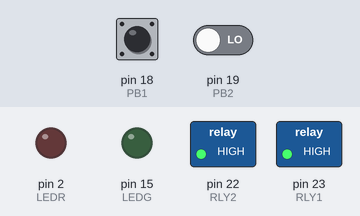
Recording of a sketch running on a simulated Arduino Mega 2560, built for the host (arithmetic inside an expression is 32-bit, double 64-bit). Parts: switched loads named in the sketch (green lamp = pin HIGH), output pins drawn as LEDs (lit = HIGH). The inputs (shaded band) are chosen by the test bench; at power-on: pin 18 (PB1) HIGH, pin 19 (PB2) LOW.

Above: at 1.2 s.
1.3 s: pin 18 (PB1) pulled LOW for 0.15 s
At 1.37 s:
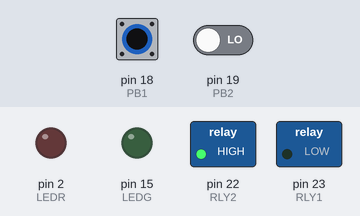
2.9 s: pin 19 (PB2) driven HIGH
At 3.9 s:
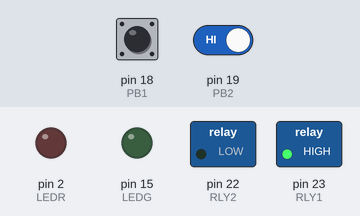
4.4 s: pin 18 (PB1) pulled LOW for 1 s
At 5.0 s:
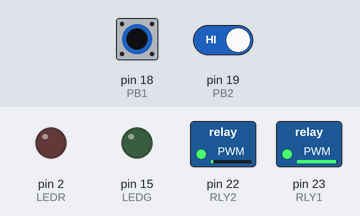
6.9 s: pin 19 (PB2) driven LOW
At 8.1 s:
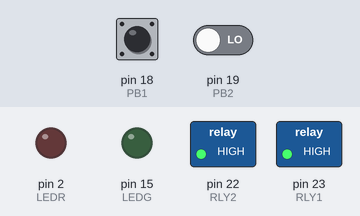
8.4 s: pin 18 (PB1) pulled LOW for 0.15 s
At 8.47 s:
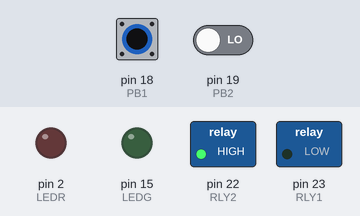
10.0 s: pin 18 (PB1) pulled LOW for 3.2 s
At 14.2 s:
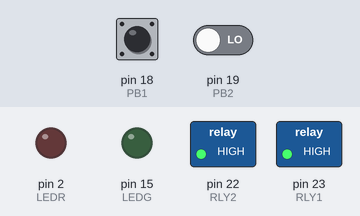
Timing chart, 0 to 15.7 s (numbered marks = the images above; inputs shaded):
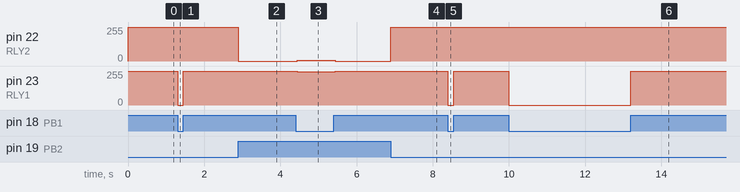

The sketch:

PB1_PB2.ino
```cpp
#define LEDR  2
#define LEDG  15
#define RLY1  23
#define RLY2  22
#define PB1   18
#define PB2   19

void setup()
{ pinMode(LEDR,OUTPUT);
  pinMode(LEDG,OUTPUT);
  pinMode(RLY1,OUTPUT);
  pinMode(RLY2,OUTPUT);
  digitalWrite(RLY1,HIGH);
  digitalWrite(RLY2,HIGH);

  pinMode(PB1,INPUT_PULLUP);
  pinMode(PB2,INPUT_PULLDOWN);
}
void loop()
{ if(digitalRead(PB1)==0) { digitalWrite(RLY1,LOW);  digitalWrite(RLY2,HIGH); }
  if(digitalRead(PB2)==1) { digitalWrite(RLY1,HIGH); digitalWrite(RLY2,LOW);  }
  if(digitalRead(PB1)==1 && digitalRead(PB2)==0)
  { digitalWrite(RLY1,HIGH);
    digitalWrite(RLY2,HIGH);
  }
}
```

Measured:
- after the input at 1.3 s, pin 23 (RLY1): 255/255 → 0/255 at once, → 255/255 0.15 s later
- after the input at 2.9 s, pin 22 (RLY2): 255/255 → 0/255 at once
- after the input at 4.4 s, pin 22 (RLY2): 0/255 → 6/255 at once, → 0/255 1.0 s later; pin 23 (RLY1): 255/255 → 249/255 at once, → 255/255 1.0 s later
- after the input at 6.9 s, pin 22 (RLY2): 0/255 → 255/255 at once
- after the input at 8.4 s, pin 23 (RLY1): 255/255 → 0/255 at once, → 255/255 0.15 s later
- after the input at 10.0 s, pin 23 (RLY1): 255/255 → 0/255 at once, → 255/255 3.2 s later
